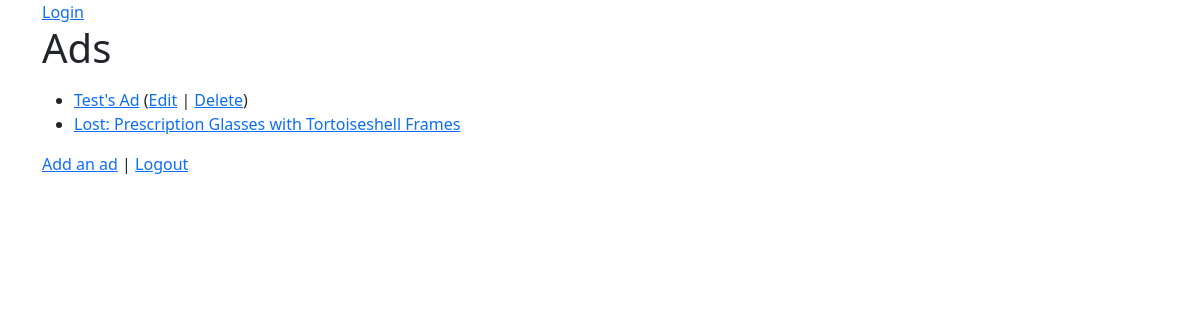
Screenshot of /ads/ (signed in) with the database file from the repository.
### ads/models.py (models this page shows, shortened)
class Ad(models.Model):
    title = models.CharField(
            max_length=200,
            validators=[MinLengthValidator(2, "Title must be greater than 2 characters")]
    )
    price = models.DecimalField(max_digits=7, decimal_places=2, null=True)
    text = models.TextField()
    owner = models.ForeignKey(settings.AUTH_USER_MODEL, on_delete=models.CASCADE)
    created_at = models.DateTimeField(auto_now_add=True)
    updated_at = models.DateTimeField(auto_now=True)

### ads/views.py (the view)
# urls.py: path('', views.AdListView.as_view(), name='all'),
class AdListView(OwnerListView):
    model = Ad

### home/context_processors.py (called while the page is built)
def settings(request):
    return {
        'settings': django_settings,
    }

### ads/templates/ads/ad_list.html
{% extends "base_bootstrap.html" %}
{% block content %}
<h1>Ads</h1>
<p>
{% if ad_list %}
<ul>
  {% for ad in ad_list %}
    <li>
        <a href="{% url 'ads:ad_detail'  ad.id %}">{{ ad.title }}</a>
        {% if ad.owner == user %}
        (<a href="{% url 'ads:ad_update' ad.id %}">Edit</a> |
        <a href="{% url 'ads:ad_delete' ad.id %}">Delete</a>)
        {% endif %}
    </li>
  {% endfor %}
</ul>
{% else %}
  <p>There are no ads in the database.</p>
{% endif %}
</p>
<p>
<a href="{% url 'ads:ad_create' %}">Add an ad</a> |
{% if user.is_authenticated %}
<a href="{% url 'logout' %}?next={% url 'ads:all' %}">Logout</a>
{% else %}
<a href="{% url 'login' %}?next={% url 'ads:all' %}">Login</a>
{% endif %}
</p>
{% endblock %}

### rows the page displays
Ad: title "Test's Ad", shows "Edit"
Ad: title "Lost: Prescription Glasses with Tortoiseshell Frames"
